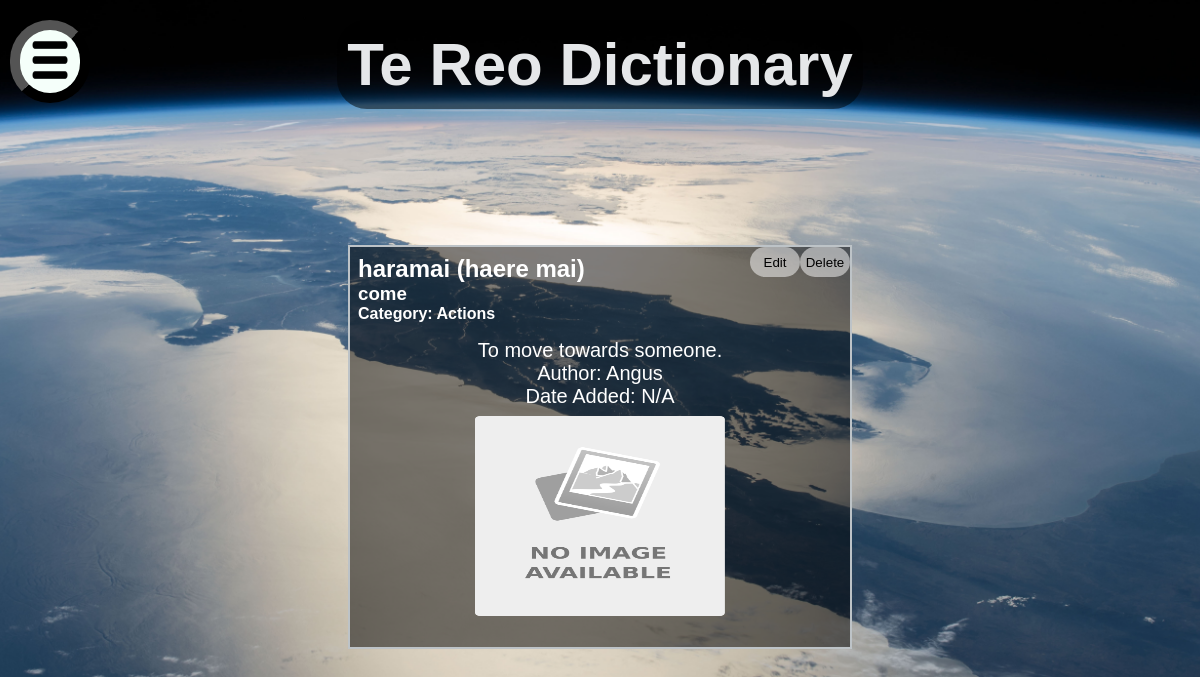
The page /2 (signed in) on the database its author committed.
### tables this page shows
CREATE TABLE "Dictionary"
(
    id         integer not null
        constraint Dictionary_pk
            primary key autoincrement,
    Maori      varchar(50),
    English    varchar(50),
    Category   integer,
    Definition varchar(150),
    YearLevel  int(2),
    Author     char(50),
    wordImage  varchar(200),
    DateAdded  varchar(12)
);

### app.py (the view)
@app.route('/<id>')
def render_word(id):
    con = create_connection(DATABASE)
    query = "SELECT id, Maori, English, Category, Definition, YearLevel, Author, wordImage, DateAdded FROM Dictionary WHERE id=?"
    cur = con.cursor()
    cur.execute(query, (id,))
    word = cur.fetchall()
    con.close()
    Categories = categories()
    return render_template('word.html', word=word, is_logged_in=is_logged_in(), is_teacher=is_teacher(), categories=Categories)

### app.py (called while the page is built)
def create_connection(db_file):  # This function will create a connection to the database file
    try:
        connection = sqlite3.connect(db_file)
        return (connection)
    except Error as e:
        print(e)
    return None

def is_logged_in():  # this will simply check if there is someone logged in by checking
    if session.get("email") is None:
        print("not logged in")
        return False
    else:
        print("Logged in")
        return True

def is_teacher():  # this function will check if the person logged in to the session is a teacher or not
    if session.get("permissions") == "teacher":
        print('is teacher')
        return True
    else:
        print("is not teacher")
        return False

def categories(): # this function grabs all the categories currently in the category table in order to
    con = create_connection(DATABASE)
    query = "SELECT Category FROM Categories"
    cur = con.cursor()
    cur.execute(query)
    Categories = cur.fetchall()
    con.close()
    return Categories

### templates/word.html (shortened to what this page needs)
{% extends 'base.html' %}
{% block main %}
    <div class="dictionary">
        {% for word in word %}
            <div class="singularwordbox">
                {% if is_teacher %}
                    <form action="/deletewordconfirmation/{{ word[0] }}" >
                        <input type="submit" value="Delete" class="wordbutton">
                    </form>
                    <form action="/{{ word[0] }}/edit">
                        <input type="submit" value="Edit" class="wordbutton">
                    </form>
                {% endif %}
                <div class="word-box-word">
                    <h2>{{ word[1] }}</h2>
                    <h3>{{ word[2] }}</h3>
                    <h4>Category: {{ word[3] }}</h4>
                </div>
                <div class="word-box-definition">
                    <p>{{ word[4] }}</p>
                    <p>Author: {{ word[6] }}</p>
                    <p>Date Added: {{ word[8] }}</p>
                </div>
                {% if word[7] is none %}
                    <img src="/static/images/placeholder.png" class="center">
                {% else %}
                    <img src="/static/images/wordimages/{{ word[7] }}" class="center">
                {% endif %}
            </div>
        {% endfor %}
    </div>
{% endblock %}

### static/style.css (style rules this page uses)
* { font-family: 'Helvetica', 'Arial', sans-serif; padding: 0; margin: 0; }
p { font-family: 'Helvetica', 'Arial', sans-serif; font-size: 20px; font-weight: normal; text-align: center; }
body { background-image: url("/static/images/newzealandfromspace.jpg"); background-repeat: no-repeat; background-size: cover; background-position: center; background-attachment: fixed; }
.wordbutton { float: right; border-radius: 50px; border: none; top:10px; right: 10px; width: 50px; height: 30px; background-color: rgba(255, 255, 255, 0.5); }
.center { display: block; margin-top: auto; margin-left: auto; margin-right: auto; margin-bottom: auto; width: 50%; height: 50% }
.dictionary { display: flex; flex-wrap: wrap; justify-content: space-evenly; }
.word-box-word { padding: 0.5rem; }
.word-box-definition { padding: 0.5rem; }
.singularwordbox { width: 100%; width: 500px; height: 400px; border: 2px solid rgba(189, 195, 199, 1.0); color: white; margin-bottom: 0.5rem; background-color: rgba(0,0,0,.5); }

### rows shown on the page
Dictionary: Maori "haramai (haere mai)", English "come", Category "Actions", Definition "To move towards someone.", Author "Angus", DateAdded "N/A"
